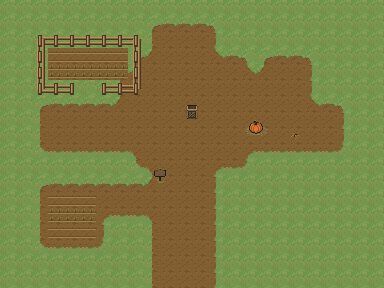

A 2D game scene composited from a Tiled map and its tileset images. What follows is a short description and the map's XML, with every tile layer's data as written:
An orthogonal 24x18 tile map with 16x16 px tiles, 2 tile layers (ground, above), 1 hidden layer not drawn.

<map version="1.10" tiledversion="1.12.2" orientation="orthogonal" renderorder="right-down" width="24" height="18" tilewidth="16" tileheight="16" infinite="0" nextlayerid="4" nextobjectid="1">
 <properties>
  <property name="description" value="Review-only mixed-size props: 40 resident tiles including one reserved blank, 52 slots free. No runtime M04 binding or character collision test." />
 </properties>
 <tileset firstgid="1" source="farm-mixed-sample.tsx" />
 <layer id="1" name="ground" width="24" height="18">
  <data encoding="csv">
13,13,13,13,13,13,13,13,13,13,13,13,13,13,13,13,13,13,13,13,13,13,13,13,
13,13,13,13,13,13,13,13,13,14,4,4,4,1,13,13,13,13,13,13,13,13,13,13,
13,13,13,13,13,13,13,13,13,2,7,7,7,12,13,13,13,13,13,13,13,13,13,13,
13,13,13,25,25,25,25,25,14,6,7,7,7,3,4,1,14,4,4,1,13,13,13,13,
13,13,13,26,26,26,26,26,6,7,7,7,7,7,7,3,6,7,7,12,13,13,13,13,
13,13,13,13,13,13,13,2,7,7,7,7,7,7,7,7,7,7,7,12,13,13,13,13,
13,13,14,4,4,4,4,6,7,7,7,7,7,7,7,7,7,7,7,3,4,1,13,13,
13,13,2,7,7,7,7,7,7,7,7,7,7,7,7,7,7,7,7,7,7,12,13,13,
13,13,2,7,7,7,7,7,7,7,7,7,7,7,7,7,7,7,7,7,7,12,13,13,
13,13,9,10,10,10,10,10,11,7,7,7,7,7,7,8,10,10,10,10,10,16,13,13,
13,13,13,13,13,13,13,13,9,11,7,7,7,8,10,16,13,13,13,13,13,13,13,13,
13,13,14,4,4,4,4,4,4,6,7,7,7,12,13,13,13,13,13,13,13,13,13,13,
13,13,2,25,25,25,7,7,7,7,7,7,7,12,13,13,13,13,13,13,13,13,13,13,
13,13,2,26,26,26,8,10,10,11,7,7,7,12,13,13,13,13,13,13,13,13,13,13,
13,13,2,25,25,25,12,13,13,2,7,7,7,12,13,13,13,13,13,13,13,13,13,13,
13,13,9,10,10,10,16,13,13,2,7,7,7,12,13,13,13,13,13,13,13,13,13,13,
13,13,13,13,13,13,13,13,13,2,7,7,7,12,13,13,13,13,13,13,13,13,13,13,
13,13,13,13,13,13,13,13,13,2,7,7,7,12,13,13,13,13,13,13,13,13,13,13
</data>
 </layer>
 <layer id="2" name="above" width="24" height="18">
  <data encoding="csv">
0,0,0,0,0,0,0,0,0,0,0,0,0,0,0,0,0,0,0,0,0,0,0,0,
0,0,0,0,0,0,0,0,0,0,0,0,0,0,0,0,0,0,0,0,0,0,0,0,
0,0,19,17,17,17,17,17,20,0,0,0,0,0,0,0,0,0,0,0,0,0,0,0,
0,0,18,0,0,0,0,0,18,0,0,0,0,0,0,0,0,0,0,0,0,0,0,0,
0,0,18,0,0,0,0,0,18,0,0,0,0,0,0,0,0,0,0,0,0,0,0,0,
0,0,21,17,23,0,24,17,22,0,0,0,0,0,0,0,0,0,0,0,0,0,0,0,
0,0,0,0,0,0,0,0,0,0,0,31,32,0,0,0,0,0,0,0,0,0,0,0,
0,0,0,0,0,0,0,0,0,0,0,33,34,0,0,27,28,0,0,0,0,0,0,0,
0,0,0,0,0,0,0,0,0,0,0,0,0,0,0,29,30,0,39,0,0,0,0,0,
0,0,0,0,0,0,0,0,0,0,0,0,0,0,0,0,0,0,0,0,0,0,0,0,
0,0,0,0,0,0,0,0,0,35,36,0,0,0,0,0,0,0,0,0,0,0,0,0,
0,0,0,0,0,0,0,0,0,37,38,0,0,0,0,0,0,0,0,0,0,0,0,0,
0,0,0,0,0,0,0,0,0,0,0,0,0,0,0,0,0,0,0,0,0,0,0,0,
0,0,0,0,0,0,0,0,0,0,0,0,0,0,0,0,0,0,0,0,0,0,0,0,
0,0,0,0,0,0,0,0,0,0,0,0,0,0,0,0,0,0,0,0,0,0,0,0,
0,0,0,0,0,0,0,0,0,0,0,0,0,0,0,0,0,0,0,0,0,0,0,0,
0,0,0,0,0,0,0,0,0,0,0,0,0,0,0,0,0,0,0,0,0,0,0,0,
0,0,0,0,0,0,0,0,0,0,0,0,0,0,0,0,0,0,0,0,0,0,0,0
</data>
 </layer>
 <layer id="3" name="collision" width="24" height="18" visible="0">
  <data encoding="csv">
0,0,0,0,0,0,0,0,0,0,0,0,0,0,0,0,0,0,0,0,0,0,0,0,
0,0,0,0,0,0,0,0,0,0,0,0,0,0,0,0,0,0,0,0,0,0,0,0,
0,0,1,1,1,1,1,1,1,0,0,0,0,0,0,0,0,0,0,0,0,0,0,0,
0,0,1,0,0,0,0,0,1,0,0,0,0,0,0,0,0,0,0,0,0,0,0,0,
0,0,1,0,0,0,0,0,1,0,0,0,0,0,0,0,0,0,0,0,0,0,0,0,
0,0,1,1,1,0,1,1,1,0,0,0,0,0,0,0,0,0,0,0,0,0,0,0,
0,0,0,0,0,0,0,0,0,0,0,1,1,0,0,0,0,0,0,0,0,0,0,0,
0,0,0,0,0,0,0,0,0,0,0,1,1,0,0,1,1,0,0,0,0,0,0,0,
0,0,0,0,0,0,0,0,0,0,0,0,0,0,0,1,1,0,0,0,0,0,0,0,
0,0,0,0,0,0,0,0,0,0,0,0,0,0,0,0,0,0,0,0,0,0,0,0,
0,0,0,0,0,0,0,0,0,1,1,0,0,0,0,0,0,0,0,0,0,0,0,0,
0,0,0,0,0,0,0,0,0,1,1,0,0,0,0,0,0,0,0,0,0,0,0,0,
0,0,0,0,0,0,0,0,0,0,0,0,0,0,0,0,0,0,0,0,0,0,0,0,
0,0,0,0,0,0,0,0,0,0,0,0,0,0,0,0,0,0,0,0,0,0,0,0,
0,0,0,0,0,0,0,0,0,0,0,0,0,0,0,0,0,0,0,0,0,0,0,0,
0,0,0,0,0,0,0,0,0,0,0,0,0,0,0,0,0,0,0,0,0,0,0,0,
0,0,0,0,0,0,0,0,0,0,0,0,0,0,0,0,0,0,0,0,0,0,0,0,
0,0,0,0,0,0,0,0,0,0,0,0,0,0,0,0,0,0,0,0,0,0,0,0
</data>
 </layer>
</map>
